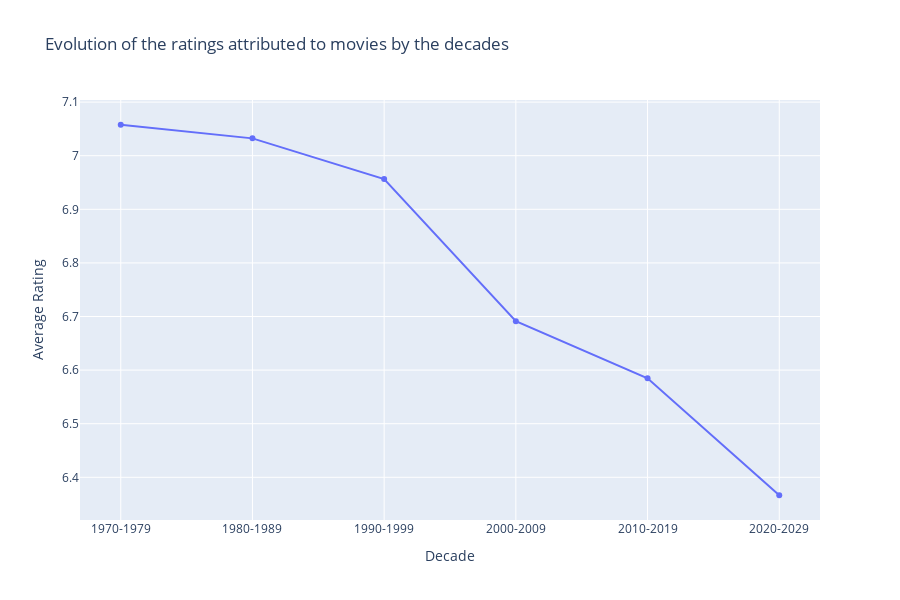

This figure's notebook cell:
### Markdown cell above
We have observed a downward trend in film ratings since 1970. Let's see what that looks like by looking at decades.

### Code cell
# We define the limits of the decades
bins = [1969, 1979, 1989, 1999, 2009, 2019, 2029]
labels = ["1970-1979", "1980-1989", "1990-1999", "2000-2009", "2010-2019", "2020-2029"]

# We use pd.cut to create a "Decade" column
df['Decade'] = pd.cut(df['Release Year'], bins=bins, labels=labels, right=True)

# We group by decade and compute the average rating
rating_per_decade = df.groupby("Decade")["Rating"].mean().reset_index()

# We plot the graph representing the evolution of the ratings attributed to movies by the decades
fig = px.line(
    rating_per_decade,
    x="Decade", y="Rating",
    title="Evolution of the ratings attributed to movies by the decades",
    markers=True,
    height=600)

fig.update_layout(
    xaxis_title = "Decade",
    yaxis_title = "Average Rating")

fig.show()

### Figure 1 — Plotly figure (JSON) as saved in the notebook; plotly's stock layout.template omitted (floating-point values rounded to 4 significant figures)
{"data": [{"hovertemplate": "Decade=%{x}<br>Rating=%{y}<extra></extra>", "legendgroup": "", "line": {"color": "#636efa", "dash": "solid"}, "marker": {"symbol": "circle"}, "mode": "lines+markers", "name": "", "orientation": "v", "showlegend": false, "type": "scatter", "x": ["1970-1979", "1980-1989", "1990-1999", "2000-2009", "2010-2019", "2020-2029"], "xaxis": "x", "y": [7.058, 7.032, 6.956, 6.691, 6.585, 6.367], "yaxis": "y"}], "layout": {"height": 600, "legend": {"tracegroupgap": 0}, "title": {"text": "Evolution of the ratings attributed to movies by the decades"}, "xaxis": {"anchor": "y", "domain": [0, 1], "title": {"text": "Decade"}}, "yaxis": {"anchor": "x", "domain": [0, 1], "title": {"text": "Average Rating"}}}}
